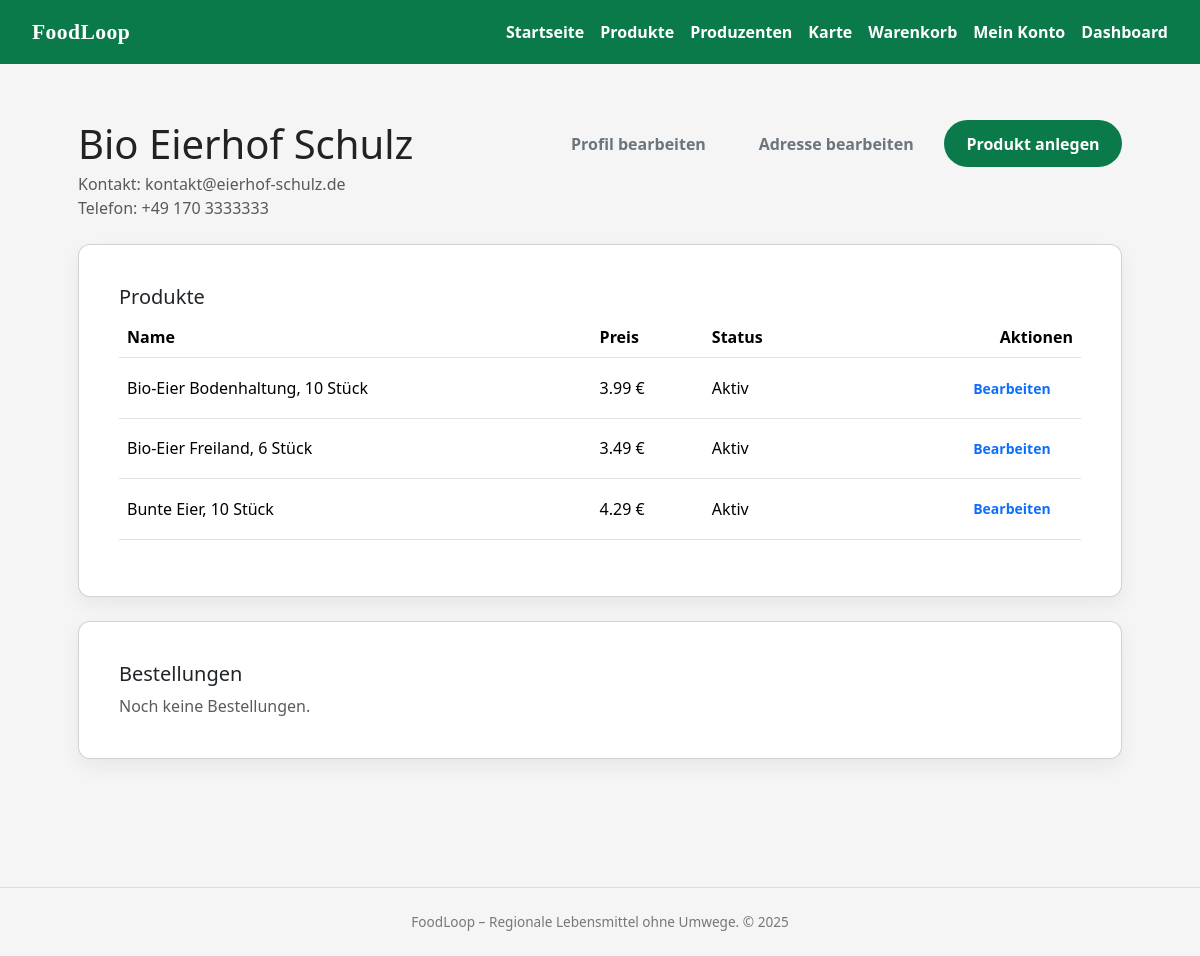
Page /business/account (signed in) on the committed database.
### models.py (models this page shows)
class ProducerProfile(db.Model):
    __tablename__ = "producer_profile"
    producer_id = db.Column(db.Integer, primary_key=True)
    user_id = db.Column(
        db.Integer, db.ForeignKey("user.id"), nullable=False, unique=True
    )
    address_id = db.Column(
        db.Integer, db.ForeignKey("address.address_id"), nullable=True
    )
    display_name = db.Column(db.String(255), nullable=False)
    legal_name = db.Column(db.String(255), nullable=True)
    tax_id = db.Column(db.String(50), nullable=True)
    contact_email = db.Column(db.String(255), nullable=False)
    contact_phone = db.Column(db.String(50), nullable=True)
    verification_status = db.Column(
        db.String(20), nullable=False, default="pending"
    )
    created_at = db.Column(db.DateTime, default=datetime.utcnow, nullable=False)
    user = db.relationship("User", back_populates="producer_profile")
    products = db.relationship("Product", back_populates="producer", lazy="dynamic")
    address = db.relationship("Address", back_populates="producers")
    categories = db.relationship(
        "Category",
        secondary=producer_category,
        back_populates="producers",
        lazy="select",
    )

class Product(db.Model):
    __tablename__ = "product"
    product_id = db.Column(db.Integer, primary_key=True)
    producer_id = db.Column(
        db.Integer,
        db.ForeignKey("producer_profile.producer_id"),
        nullable=False,
    )
    category_id = db.Column(
        db.Integer, db.ForeignKey("category.category_id"), nullable=False
    )
    name = db.Column(db.String(255), nullable=False)
    description = db.Column(db.Text)
    price = db.Column(db.Numeric(10, 2), nullable=False)
    is_active = db.Column(db.Boolean, default=True, nullable=False)
    created_at = db.Column(db.DateTime, default=datetime.utcnow, nullable=False)
    producer = db.relationship("ProducerProfile", back_populates="products")
    category = db.relationship("Category", back_populates="products")
    cart_items = db.relationship("CartItem", back_populates="product", lazy="dynamic")
    order_items = db.relationship(
        "OrderItem", back_populates="product", lazy="dynamic"
    )

### app.py (the view)
@app.route("/business/account")
@login_required
def business_account():
    producer = current_user.producer_profile
    if not producer:
        return redirect(url_for("business"), step="signup", email=current_user.email) #verify that user is producer
    products = producer.products.all()
    orders = []
    return render_template("business_account.html", producer=producer, products=products, orders=orders)

### app.py (called while the page is built)
@login_manager.user_loader
def load_user(user_id):
    return User.query.get(int(user_id))

### templates/business_account.html (shortened to what this page needs)
{% extends "base.html" %}
{% block content %}
<section class="container py-4">
  <div class="d-flex flex-wrap justify-content-between align-items-start gap-3 mb-4">
    <div>
      <h1 class="mb-1">{{ producer.display_name }}</h1>
      <div class="text-muted">Kontakt: {{ producer.contact_email }}</div>
      {% if producer.contact_phone %}
      <div class="text-muted">Telefon: {{ producer.contact_phone }}</div>
      {% endif %}
    </div>
    <div class="d-flex flex-wrap gap-2">
      <a class="btn btn-outline-secondary" href="{{ url_for('edit_producer_profile') }}">Profil bearbeiten</a>
      <a class="btn btn-outline-secondary" href="{{ url_for('edit_address') }}">Adresse bearbeiten</a>
      <a class="btn btn-primary" href="{{ url_for('create_product') }}">Produkt anlegen</a>
    </div>
  </div>
  <div class="card mb-4">
    <div class="card-body">
      <h2 class="h5">Produkte</h2>
      {% if products %}
      <div class="table-responsive">
        <table class="table align-middle">
          <thead>
            <tr>
              <th>Name</th>
              <th>Preis</th>
              <th>Status</th>
              <th class="text-end">Aktionen</th>
            </tr>
          </thead>
          <tbody>
            {% for product in products %}
            <tr>
              <td>{{ product.name }}</td>
              <td>{{ "%.2f"|format(product.price) }} €</td>
              <td>{{ "Aktiv" if product.is_active else "Inaktiv" }}</td>
              <td class="text-end">
                <a class="btn btn-sm btn-outline-primary" href="{{ url_for('edit_product', product_id=product.product_id) }}">Bearbeiten</a>
              </td>
            </tr>
            {% endfor %}
          </tbody>
        </table>
      </div>
      {% else %}
      <p class="text-muted mb-0">Noch keine Produkte. Lege dein erstes Produkt an.</p>
      {% endif %}
    </div>
  </div>
  <div class="card">
    <div class="card-body">
      <h2 class="h5">Bestellungen</h2>
      {% if orders %}
      <ul class="list-group list-group-flush">
        {% for order in orders %}
        <li class="list-group-item d-flex justify-content-between align-items-center">
          <span>Bestellung #{{ order.order_id }}</span>
          <a class="btn btn-sm btn-outline-primary" href="{{ url_for('business_order_detail', order_id=order.order_id) }}">Details</a>
        </li>
        {% endfor %}
      </ul>
      {% else %}
      <p class="text-muted mb-0">Noch keine Bestellungen.</p>
      {% endif %}
    </div>
  </div>
</section>
{% endblock %}

### static/css/base.css (style rules this page uses)
body { font-family: system-ui, -apple-system, BlinkMacSystemFont, "Segoe UI", sans-serif; margin: 0; background: #f5f5f5; color: #222; overflow-x: hidden; }

### static/css/components.css (style rules this page uses)
.btn { display: inline-block; padding: 0.7rem 1.4rem; border-radius: 999px; border: none; cursor: pointer; text-decoration: none; font-weight: 600; }
.btn-primary { background: #0b7a4b; color: white; }
.card { background: white; border-radius: 0.75rem; padding: 1.5rem; box-shadow: 0 8px 20px rgba(0,0,0,0.06); margin-bottom: 1.5rem; }

### rows in the picture
ProducerProfile: display_name "Bio Eierhof Schulz", contact_email "kontakt@eierhof-schulz.de", contact_phone "+49 170 3333333"
Product: name "Bio-Eier Bodenhaltung, 10 Stück", price "3.99", is_active "Aktiv"
Product: name "Bio-Eier Freiland, 6 Stück", price "3.49", is_active "Aktiv"
Product: name "Bunte Eier, 10 Stück", price "4.29", is_active "Aktiv"

### other values in the picture
{{ 2025 }} "2025"
